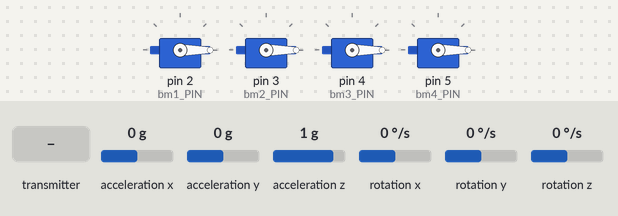
The program below on a simulated Arduino Nano, built with avr-gcc and run on an emulated ATmega328P. On the bench: 4 × servo. Wiring (inferred from the names in the program): MPU-6050 motion sensor at I2C address 0x68. The test bench sets the inputs (shaded band); at power-on: acceleration x 0 g, acceleration y 0 g, acceleration z 1 g, rotation x 0 °/s, rotation y 0 °/s, rotation z 0 °/s. No radio packets arrive unless stated.

Above: at 1.2 s.
1.3 s: the transmitter starts sending j1y_VAL = 255
At 1.6 s:
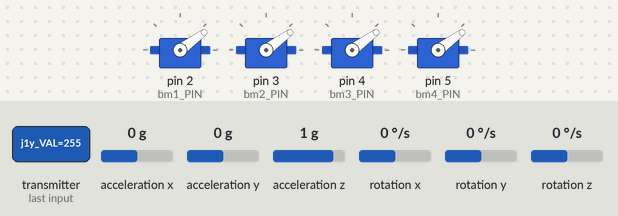
2.8 s: the transmitter starts sending pot1_VAL = 64
At 3.9 s:
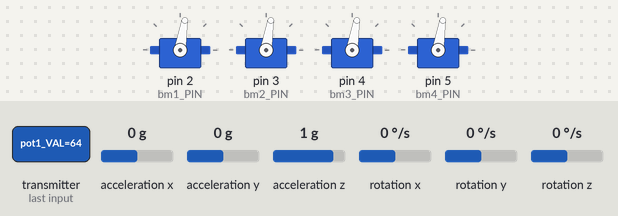
4.3 s: the transmitter starts sending j1y_VAL = 128
At 5.1 s:
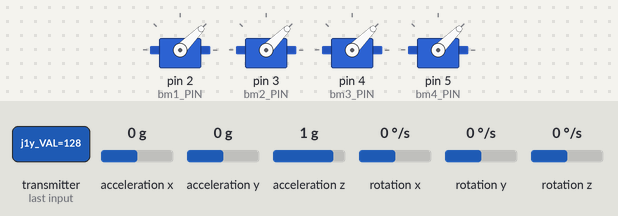
5.8 s: the transmitter starts sending pot1_VAL = 255
At 6.3 s:
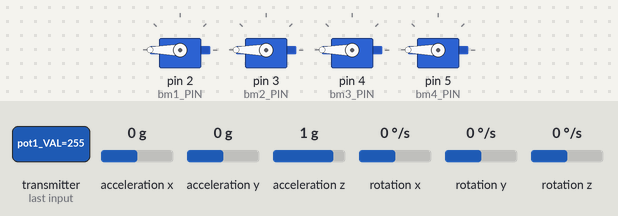
7.3 s: the transmitter starts sending j1y_VAL = 0
At 8.5 s:
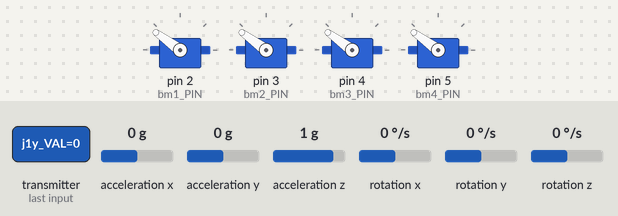
8.8 s: the transmitter starts sending pot1_VAL = 0
At 9.7 s:
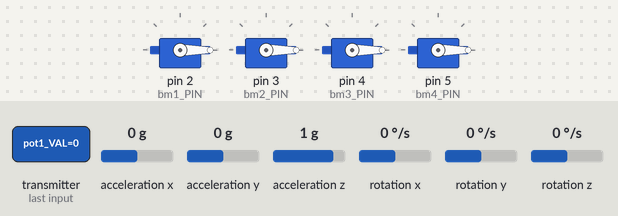
Timing chart, 0 to 11.3 s (numbered marks = the images above; inputs shaded):
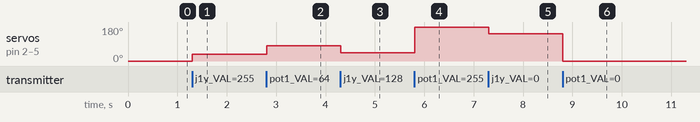

The program:

main.cpp
```cpp
#include <Arduino.h>
#include <SPI.h>
#include <nRF24L01.h>
#include <RF24.h>
#include <Wire.h>
#include <Servo.h>

////////////////////////////////////////////////////////////////////////////////////////////////////////
// Variables
////////////////////////////////////////////////////////////////////////////////////////////////////////

// Global Variables
bool imu_started = false;
bool gyro_calibrated = false;
long loop_timer;

// Define MPU Variables
const int mpu_address = 0x68;
int gyro_cal_int; // Gyroscope calibration int counter
float gyro_x_offset, gyro_y_offset, gyro_z_offset; // Gyroscope roll, pitch, yaw calibration offsets
float AccX, AccY, AccZ, temperature, GyroX, GyroY, GyroZ; // Raw MPU data
float total_vector_acc;
float roll_angle_acc, pitch_angle_acc;
float roll_angle_acc_trim = -0.893;
float pitch_angle_acc_trim = -1.740;
float roll_angle, pitch_angle, yaw_angle;
float roll_level_adjust, pitch_level_adjust;

// Define Quadcopter Inputs
int throttle, throttle_mod;
int reciever_roll_input, reciever_pitch_input, reciever_yaw_input;
int tuning_trimming, tuning_dir, pb1, pb2, pb3, pb4;
int pb1_last = 1;
int pb2_last = 1;
int pb3_last = 1;
int pb4_last = 1;

// Define PID Controllers
// float roll_Kp = 3.0; // Roll p gain
// float roll_Ki = 0.02; // Roll i gain
// float roll_Kd = 12.0; // Roll d gain
float roll_Kp = 0.7; // Roll p gain
float roll_Ki = 0.0; // Roll i gain
float roll_Kd = 0.0; // Roll d gain
float roll_lim = 400.0; // Roll limit +/-
float gyro_roll_input, roll_setpoint, roll_error, roll_previous_error, roll_int_error, roll_output; // Input from gyroscope

float pitch_Kp = roll_Kp; // Pitch p gain
float pitch_Ki = roll_Ki; // Pitch i gain
float pitch_Kd = roll_Kd; // Pitch d gain
float pitch_lim = roll_lim; // Pitch limit +/-
float gyro_pitch_input, pitch_setpoint, pitch_error, pitch_previous_error, pitch_int_error, pitch_output; // Input from gyroscope

float yaw_Kp = 3.0; // Yaw p gain
float yaw_Ki = 0.02; // Yaw i gain
float yaw_Kd = 0.0; // Yaw d gain
float yaw_lim = roll_lim; // Yaw limit +/-
float gyro_yaw_input, yaw_setpoint, yaw_error, yaw_previous_error, yaw_int_error, yaw_output; // Input from gyroscope

////////////////////////////////////////////////////////////////////////////////////////////////////////
// Radio
////////////////////////////////////////////////////////////////////////////////////////////////////////

// Define data struct for recieving
// Max size of this struct is 32 bytes - NRF24L01 buffer limit
struct Data_Package
{
  byte j1x_VAL;
  byte j1y_VAL;
  byte j1b_VAL;
  byte j2x_VAL;
  byte j2y_VAL;
  byte j2b_VAL;
  byte pot1_VAL;
  byte pot2_VAL;
  byte t1_VAL;
  byte t2_VAL;
  byte pb1_VAL;
  byte pb2_VAL;
  byte pb3_VAL;
  byte pb4_VAL;
};

Data_Package data; // Create a variable with the above structure

// Define RF
RF24 radio(7, 8); // CE, CSN
const byte address[6] = "00001";
unsigned long lastReceiveTime = 0;
unsigned long currentTime = 0;

////////////////////////////////////////////////////////////////////////////////////////////////////////
// Servos
////////////////////////////////////////////////////////////////////////////////////////////////////////

// Define Servos
bool esc_armed = false;
int esc_armed_int = 0;
#define bm1_PIN 2 // Brushless motor 1
#define bm2_PIN 3 // Brushless motor 2
#define bm3_PIN 4 // Brushless motor 3
#define bm4_PIN 5 // Brushless motor 4
Servo BM1;
Servo BM2;
Servo BM3;
Servo BM4;
int bm1, bm2, bm3, bm4; // ESC input FL, FR, RL, RR

////////////////////////////////////////////////////////////////////////////////////////////////////////
// Functions
////////////////////////////////////////////////////////////////////////////////////////////////////////

void resetData()
{
  data.j1x_VAL = 127;
  data.j1y_VAL = 127;
  data.j2x_VAL = 127;
  data.j2y_VAL = 127;
  data.j1b_VAL = 1;
  data.j2b_VAL = 1;
  data.pot1_VAL = 0;
  data.pot2_VAL = 0;
  data.t1_VAL = 1;
  data.t2_VAL = 1;
  data.pb1_VAL = 1;
  data.pb2_VAL = 1;
  data.pb3_VAL = 1;
  data.pb4_VAL = 1;
}

void getRCtransmission()
{
  if (radio.available()) // If data is available read it
  {
    radio.read(&data, sizeof(Data_Package));
    lastReceiveTime = millis(); // Get lastRecievedTime
  }

  currentTime = millis(); // Get currentTime

  if (currentTime - lastReceiveTime > 1000) // If data hasn't been read for over 1 second reset data
  {
    resetData();
  }
}

void setupMPUregisters()
{
  // Activate the MPU-6050
  Wire.beginTransmission(mpu_address); // Start communicating with the MPU-6050
  Wire.write(0x6B); // Send the requested starting register
  Wire.write(0x00); // Set the requested starting register
  Wire.endTransmission(); // End the transmission
  // Configure the accelerometer (+/- 8g)
  Wire.beginTransmission(mpu_address); // Start communicating with the MPU-6050
  Wire.write(0x1C); // Send the requested starting register
  Wire.write(0x10); // Set the requested starting register
  Wire.endTransmission(); // End the transmission
  // Configure the gyroscope (500 deg/s full scale)
  Wire.beginTransmission(mpu_address); // Start communicating with the MPU-6050
  Wire.write(0x1B); // Send the requested starting register
  Wire.write(0x08); // Set the requested starting register
  Wire.endTransmission(); // End the transmission
}

void readMPUdata()
{
  // Read raw gyroscope and accelerometer data
  Wire.beginTransmission(mpu_address); // Start communicating with the MPU-6050
  Wire.write(0x3B); // Send the requested starting register
  Wire.endTransmission(); // End the transmission
  Wire.requestFrom(mpu_address, 14, true); //Request 14 bytes from the MPU-6050
  AccX = -(Wire.read() << 8 | Wire.read());
  AccY = -(Wire.read() << 8 | Wire.read());
  AccZ = (Wire.read() << 8 | Wire.read());
  temperature = Wire.read() << 8 | Wire.read();
  GyroX = -(Wire.read() << 8 | Wire.read());
  GyroY = -(Wire.read() << 8 | Wire.read());
  GyroZ = (Wire.read() << 8 | Wire.read());
}

void getRollPitch(float roll_angle_acc_trim, float pitch_angle_acc_trim)
{
  // Step 1: Get accelerometer and gyroscope data
  readMPUdata();

  // Step 2: Subtract gyroscope offsets
  if (gyro_calibrated == true)
  {
    GyroX -= gyro_x_offset;
    GyroY -= gyro_y_offset;
    GyroZ -= gyro_z_offset;
  }

  // Step 3: Gyroscope angle calculations
  // 0.0000611 = dt / 65.5, where dt = 0.004
  roll_angle += GyroX * 0.0000611;
  pitch_angle += GyroY * 0.0000611;

  // Step 4: Correct roll and pitch for IMU yawing
  // 0.000001066 = 0.0000611 * (PI / 180) -> sin function uses radians
  roll_angle += pitch_angle * sin(GyroZ * 0.000001066); // If IMU has yawed transfer the pitch angle to the roll angel
  pitch_angle -= roll_angle * sin(GyroZ * 0.000001066); // If IMU has yawed transfer the roll angle to the pitch angel

  // Step 5: Accelerometer angle calculation
  // 57.296 = 180 / PI -> asin function uses radians
  total_vector_acc = sqrt((AccX * AccX) + (AccY * AccY) + (AccZ * AccZ)); // Calculate the total accelerometer vector

  if(abs(AccY) < total_vector_acc) // Prevent asin function producing a NaN
  {
    roll_angle_acc = asin((float)AccY/total_vector_acc) * -57.296;
  }
  if(abs(AccX) < total_vector_acc) // Prevent asin function producing a NaN
  {
    pitch_angle_acc = asin((float)AccX/total_vector_acc) * 57.296;
  }

  // Step 6: Correct for roll_angle_acc and pitch_angle_acc offsets (found manually)
  roll_angle_acc -= roll_angle_acc_trim;
  pitch_angle_acc -= pitch_angle_acc_trim;

  // Step 7: Set roll and pitch angle depending on if IMU has already started or not
  if(imu_started && gyro_calibrated) // If the IMU is started and gyro is calibrated
  {
    // roll_angle = roll_angle * 0.98 + roll_angle_acc * 0.02; // Correct the drift of the gyro roll angle with the accelerometer roll angle
    // pitch_angle = pitch_angle * 0.98 + pitch_angle_acc * 0.02; // Correct the drift of the gyro pitch angle with the accelerometer pitch angle
    roll_angle = roll_angle * 0.9996 + roll_angle_acc * 0.0004; // Correct the drift of the gyro roll angle with the accelerometer roll angle
    pitch_angle = pitch_angle * 0.9996 + pitch_angle_acc * 0.0004; // Correct the drift of the gyro pitch angle with the accelerometer pitch angle
  }
  else // On first start
  {
    roll_angle = roll_angle_acc;
    pitch_angle = pitch_angle_acc;
    imu_started = true; // Set the IMU started flag
  }

  roll_level_adjust = roll_angle * 15; // Calculate the roll angle correction
  pitch_level_adjust = pitch_angle * 15; // Calculate the pitch angle correction
}

void getPIDoutput(float roll_Kp, float roll_Ki, float roll_Kd) // Get PID output
{
  pitch_Kp = roll_Kp;
  pitch_Ki = roll_Ki;
  pitch_Kd = roll_Kd;

  // Roll
  roll_error = gyro_roll_input - roll_setpoint;

  if (throttle > 1050)
  {
    roll_int_error += roll_Ki * roll_error;
    if (roll_int_error > roll_lim) roll_int_error = roll_lim; // Deal with integral wind up
    else if (roll_int_error < -1 * roll_lim) roll_int_error = -1 * roll_lim;
  }
  else if (throttle < 1050) roll_int_error = 0;

  roll_output = (roll_Kp * roll_error) + roll_int_error + (roll_Kd * (roll_error - roll_previous_error));
  if(roll_output > roll_lim) roll_output = roll_lim; // Limit roll output
  else if(roll_output < roll_lim * -1) roll_output = roll_lim * -1;

  roll_previous_error = roll_error;

  // Pitch
  pitch_error = gyro_pitch_input - pitch_setpoint;

  if (throttle > 1050)
  {
    pitch_int_error += pitch_Ki * pitch_error;
    if (pitch_int_error > pitch_lim) pitch_int_error = pitch_lim; // Deal with integral wind up
    else if (pitch_int_error < -1 * pitch_lim) pitch_int_error = -1 * pitch_lim;
  }
  else if (throttle < 1050) pitch_int_error = 0;

  pitch_output = (pitch_Kp * pitch_error) + pitch_int_error + (pitch_Kd * (pitch_error - pitch_previous_error));
  if(pitch_output > pitch_lim) pitch_output = pitch_lim; // Limit pitch output
  else if(pitch_output < pitch_lim * -1) pitch_output = pitch_lim * -1;

  pitch_previous_error = pitch_error;

  // Yaw
  yaw_error = gyro_yaw_input - yaw_setpoint;

  if (throttle > 1050)
  {
    yaw_int_error += yaw_Ki * yaw_error;
    if (yaw_int_error > yaw_lim) yaw_int_error = yaw_lim; // Deal with integral wind up
    else if (yaw_int_error < -1 * yaw_lim) yaw_int_error = -1 * yaw_lim;
  }
  else if (throttle < 1050) yaw_int_error = 0;

  yaw_output = (yaw_Kp * yaw_error) + yaw_int_error + (yaw_Kd * (yaw_error - yaw_previous_error));
  if(yaw_output > yaw_lim) yaw_output = yaw_lim; // Limit yaw output
  else if(yaw_output < yaw_lim * -1) yaw_output = yaw_lim * -1;

  yaw_previous_error = yaw_error;
}

void setup()
{
  Serial.begin(57600); // For debugging
  Wire.begin(); // Start the I2C as master

  // Define radio communication
  radio.begin();
  radio.openReadingPipe(0, address);
  radio.setAutoAck(false);
  radio.setDataRate(RF24_250KBPS);
  radio.setPALevel(RF24_PA_LOW);
  radio.startListening();

  // Set default values
  resetData();

  // MPU setup (reset the sensor through the power management register)
  setupMPUregisters();

  // Servos setup
  BM1.attach(bm1_PIN, 1000, 2000); // (pin, min pulse width, max pulse width in microseconds)
  BM2.attach(bm2_PIN, 1000, 2000);
  BM3.attach(bm3_PIN, 1000, 2000);
  BM4.attach(bm4_PIN, 1000, 2000);

  loop_timer = micros(); // Reset the loop timer
}

void loop()
{
  loop_timer = micros();
  // Step 1: Get MPU data
  getRollPitch(roll_angle_acc_trim, pitch_angle_acc_trim);

  gyro_roll_input = (gyro_roll_input * 0.7) + ((GyroX / 65.5) * 0.3); // 65.5 = 1 deg/s
  gyro_pitch_input = (gyro_pitch_input * 0.7) + ((GyroY / 65.5) * 0.3); // 65.5 = 1 deg/s
  gyro_yaw_input = (gyro_yaw_input * 0.7) + ((GyroZ / 65.5) * 0.3); // 65.5 = 1 deg/s

  // Step 2: Get transmission from RC controller
  getRCtransmission();
  throttle = map(data.pot1_VAL, 0, 255, 1000, 2000);
  throttle_mod = map(data.j1y_VAL, 0, 255, -200, 200);
  throttle = throttle + throttle_mod;
  if (throttle < 1000) throttle = 1000;
  reciever_roll_input = map(data.j2x_VAL, 0, 255, 1000, 2000);
  reciever_pitch_input = map(data.j2y_VAL, 0, 255, 2000, 1000);
  reciever_yaw_input = map(data.j1x_VAL, 0, 255, 1000, 2000);
  tuning_trimming = data.t1_VAL;
  tuning_dir = data.t2_VAL;
  pb1 = data.pb1_VAL;
  pb2 = data.pb2_VAL;
  pb3 = data.pb3_VAL;
  pb4 = data.pb4_VAL;

  // Step 3: PID tuning/roll and pitch trimming
  if (tuning_trimming == 0) // If tuning is on
  {
    if (tuning_dir == 0) // If tuning direction is in the positive direction
    {
      // Tuning roll/pitch P gain
      if (pb1 != pb1_last)
        if (pb1 == 0) roll_Kp += 0.1;
      pb1_last = pb1;
      // Tuning roll/pitch I gain
      if (pb2 != pb2_last)
        if (pb2 == 0) roll_Ki += 0.001;
      pb2_last = pb2;
      // Tuning roll/pitch D gain
      if (pb3 != pb3_last)
        if (pb3 == 0) roll_Kd += 0.1;
      pb3_last = pb3;
    }
    else if (tuning_dir == 1) // If tuning direction is in the negative direction
    {
      // Tuning roll/pitch P gain
      if (pb1 != pb1_last)
        if (pb1 == 0) roll_Kp -= 0.1;
      pb1_last = pb1;
      // Tuning roll/pitch I gain
      if (pb2 != pb2_last)
        if (pb2 == 0) roll_Ki -= 0.001;
      pb2_last = pb2;
      // Tuning roll/pitch D gain
      if (pb3 != pb3_last)
        if (pb3 == 0) roll_Kd -= 0.1;
      pb3_last = pb3;
    }
  }
  else if (tuning_trimming == 1) // If trimming is on
  {
    // Subtract pitch trim
    if (pb1 != pb1_last)
      if (pb1 == 0) pitch_angle_acc_trim -= 0.5;
    pb1_last = pb1;
    // Add pitch trim
    if (pb2 != pb2_last)
      if (pb2 == 0) pitch_angle_acc_trim += 0.5;
    pb2_last = pb2;
    // Subtract roll trim
    if (pb3 != pb3_last)
      if (pb3 == 0) roll_angle_acc_trim -= 0.5;
    pb3_last = pb3;
    // Add roll trim
    if (pb4 != pb4_last)
      if (pb4 == 0) roll_angle_acc_trim += 0.5;
    pb4_last = pb4;
  }
  // Protect against going negative to avoid unwanted behaviour
  if (roll_Kp < 0) roll_Kp = 0;
  if (roll_Ki < 0) roll_Ki = 0;
  if (roll_Kd < 0) roll_Kd = 0;

  // Step 4: Calculate setpoints
  roll_setpoint = 0;
  if(reciever_roll_input > 1520) roll_setpoint = reciever_roll_input - 1520;
  else if(reciever_roll_input < 1480) roll_setpoint = reciever_roll_input - 1480;
  roll_setpoint -= roll_level_adjust; // Subtract roll angle correction from the standardized receiver roll input value
  roll_setpoint /= 3; // Divide roll setpoint for the PID roll controller by 3 to get angles in degrees

  pitch_setpoint = 0;
  if(reciever_pitch_input > 1520) pitch_setpoint = reciever_pitch_input - 1520;
  else if(reciever_pitch_input < 1480) pitch_setpoint = reciever_pitch_input - 1480;
  pitch_setpoint -= pitch_level_adjust; // Subtract pitch angle correction from the standardized receiver pitch input value
  pitch_setpoint /= 3; // Divide pitch setpoint for the PID pitch controller by 3 to get angles in degrees

  yaw_setpoint = 0;
  if(throttle > 1050) // Do not yaw when turning off the motors.
  {
    if(reciever_yaw_input > 1520) yaw_setpoint = reciever_yaw_input - 1520;
    else if(reciever_yaw_input < 1480) yaw_setpoint = reciever_yaw_input - 1480;
    yaw_setpoint /= 3; // Divide yaw setpoint for the PID yaw controller by 3 to get angles in degrees
  }

  // Step 5: Get PID output
  getPIDoutput(roll_Kp, roll_Ki, roll_Kd);

  // Step 6: Calculate BM inputs (arm esc's -> calibrate gyro -> run)
  if ((esc_armed == false) && (gyro_calibrated == false))
  {
    bm1 = throttle;
    bm2 = throttle;
    bm3 = throttle;
    bm4 = throttle;
    if (esc_armed_int < 7500)
    {
      esc_armed_int += 1;
    }
    else if (esc_armed_int == 7500)
    {
      esc_armed = true;
      esc_armed_int += 1;
    }
  }
  else if ((esc_armed == true) && (gyro_calibrated == false))
  {
    bm1 = throttle;
    bm2 = throttle;
    bm3 = throttle;
    bm4 = throttle;
    if (gyro_cal_int < 2000)
    {
      gyro_x_offset += GyroX;
      gyro_y_offset += GyroY;
      gyro_z_offset += GyroZ;
      gyro_cal_int += 1;
    }
    else if (gyro_cal_int == 2000)
    {
      gyro_x_offset /= 2000;
      gyro_y_offset /= 2000;
      gyro_z_offset /= 2000;
      gyro_calibrated = true;
      gyro_cal_int += 1;
    }
  }
  else if ((esc_armed == true) && (gyro_calibrated == true))
  {
    // Step 7: Calculate esc input
    if (throttle > 1800) throttle = 1800; // We need some room to keep full control at full throttle.
    bm1 = throttle - roll_output - pitch_output + yaw_output; // Calculate the pulse for bm1 (front-left - CW)
    bm2 = throttle + roll_output - pitch_output - yaw_output; // Calculate the pulse for bm2 (front-right - CCW)
    bm3 = throttle - roll_output + pitch_output - yaw_output; // Calculate the pulse for bm3 (rear-left - CCW)
    bm4 = throttle + roll_output + pitch_output + yaw_output; // Calculate the pulse for bm4 (rear-right - CW)
    // bm1 = throttle - pitch_output; // Calculate the pulse for bm1 (front-left - CW)
    // bm2 = throttle - pitch_output; // Calculate the pulse for bm2 (front-right - CCW)
    // bm3 = throttle + pitch_output; // Calculate the pulse for bm3 (rear-left - CCW)
    // bm4 = throttle + pitch_output; // Calculate the pulse for bm4 (rear-right - CW)
  }

  BM1.writeMicroseconds(bm1);
  BM2.writeMicroseconds(bm2);
  BM3.writeMicroseconds(bm3);
  BM4.writeMicroseconds(bm4);

  // Serial.print(esc_armed);
  // Serial.print(", ");
  // Serial.print(gyro_calibrated);
  // Serial.print(", ");
  // Serial.print(gyro_x_offset);
  // Serial.print(", ");
  // Serial.print(gyro_y_offset);
  // Serial.print(", ");
  // Serial.println(gyro_z_offset);

  // Serial.print(roll_angle_acc);
  // Serial.print(", ");
  // Serial.println(pitch_angle_acc);

  // Serial.print(reciever_roll_input);
  // Serial.print(", ");
  // Serial.print(reciever_pitch_input);
  // Serial.print(", ");
  // Serial.println(reciever_yaw_input);

  // Serial.print(roll_angle_acc);
  // Serial.print(", ");
  // Serial.print(pitch_angle_acc);
  // Serial.print(", ");
  // Serial.print(roll_angle);
  // Serial.print(", ");
  // Serial.println(pitch_angle);
  // Serial.print(", ");
  // Serial.print(gyro_yaw_input);
  // Serial.print(", ");
  // Serial.print(roll_setpoint);
  // Serial.print(", ");
  // Serial.print(pitch_setpoint);
  // Serial.print(", ");
  // Serial.print(yaw_setpoint);
  // Serial.print(", ");
  // Serial.print(roll_error);
  // Serial.print(", ");
  // Serial.print(pitch_error);
  // Serial.print(", ");
  // Serial.print(yaw_error);
  // Serial.print(", ");
  // Serial.print(roll_output);
  // Serial.print(", ");
  // Serial.print(pitch_output);
  // Serial.print(", ");
  // Serial.println(yaw_output);

  // Serial.print(bm1);
  // Serial.print(", ");
  // Serial.print(bm2);
  // Serial.print(", ");
  // Serial.print(bm3);
  // Serial.print(", ");
  // Serial.println(bm4);

  // Serial.print(throttle);
  // Serial.print(", ");
  // Serial.println(reciever_yaw_input);

  // Serial.print(tuning_trimming);
  // Serial.print(", ");
  // Serial.print(tuning_dir);
  // Serial.print(", ");
  // Serial.print(pb1);
  // Serial.print(", ");
  // Serial.print(pb2);
  // Serial.print(", ");
  // Serial.print(pb3);
  // Serial.print(", ");
  // Serial.print(roll_Kp);
  // Serial.print(", ");
  // Serial.print(roll_Ki);
  // Serial.print(", ");
  // Serial.println(roll_Kd);

  // Serial.println(micros() - loop_timer);
  while(micros() - loop_timer < 4000); // Wait until the loop_timer reaches 4000us (250Hz) before starting the next loop
}
```

Measured:
- after the input at 1.3 s, servo on pin 2 (bm1_PIN), servo on pin 3 (bm2_PIN), servo on pin 4 (bm3_PIN), servo on pin 5 (bm4_PIN): 0° → 36° at once
- after the input at 2.8 s, servo on pin 2 (bm1_PIN), servo on pin 3 (bm2_PIN), servo on pin 4 (bm3_PIN), servo on pin 5 (bm4_PIN): 36° → 81° at once
- after the input at 4.3 s, servo on pin 2 (bm1_PIN), servo on pin 3 (bm2_PIN), servo on pin 4 (bm3_PIN), servo on pin 5 (bm4_PIN): 81° → 45° at once
- after the input at 5.8 s, servo on pin 2 (bm1_PIN), servo on pin 3 (bm2_PIN), servo on pin 4 (bm3_PIN), servo on pin 5 (bm4_PIN): 45° → 180° at once
- after the input at 7.3 s, servo on pin 2 (bm1_PIN), servo on pin 3 (bm2_PIN), servo on pin 4 (bm3_PIN), servo on pin 5 (bm4_PIN): 180° → 144° at once
- after the input at 8.8 s, servo on pin 2 (bm1_PIN), servo on pin 3 (bm2_PIN), servo on pin 4 (bm3_PIN), servo on pin 5 (bm4_PIN): 144° → 0° at once
